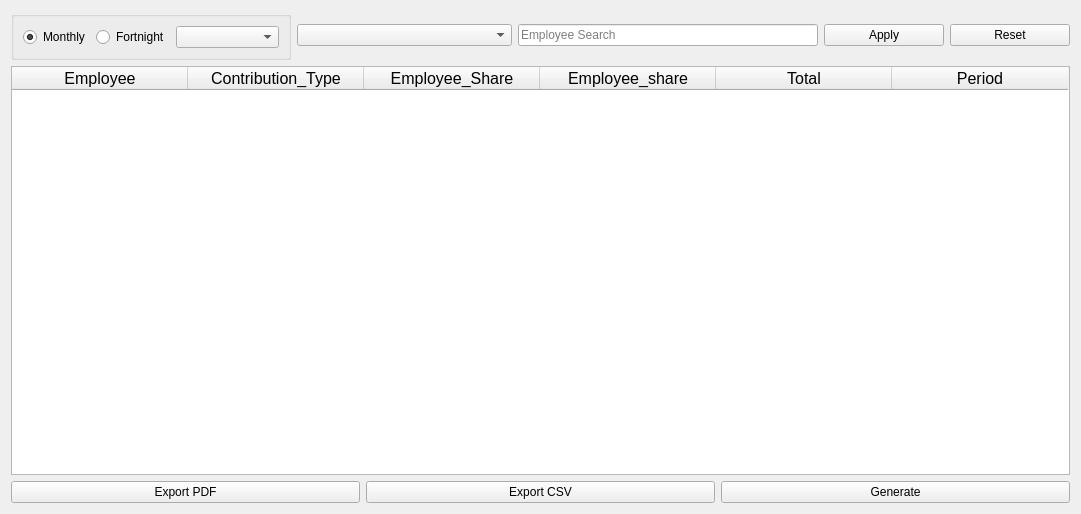
<?xml version="1.0" encoding="UTF-8"?>
<ui version="4.0">
 <class>GovernRemittanceWidget</class>
 <widget class="QWidget" name="GovernRemittanceWidget">
  <property name="geometry">
   <rect>
    <x>0</x>
    <y>0</y>
    <width>1081</width>
    <height>514</height>
   </rect>
  </property>
  <property name="sizePolicy">
   <sizepolicy hsizetype="Expanding" vsizetype="Expanding">
    <horstretch>0</horstretch>
    <verstretch>0</verstretch>
   </sizepolicy>
  </property>
  <property name="windowTitle">
   <string>Government Remittance</string>
  </property>
  <property name="layoutDirection">
   <enum>Qt::LeftToRight</enum>
  </property>
  <layout class="QVBoxLayout" name="verticalLayout_2">
   <item>
    <layout class="QVBoxLayout" name="verticalLayout">
     <item>
      <layout class="QHBoxLayout" name="TopLayout">
       <item>
        <widget class="QGroupBox" name="groupBox">
         <property name="title">
          <string/>
         </property>
         <layout class="QHBoxLayout" name="horizontalLayout">
          <item>
           <widget class="QRadioButton" name="radioButton_2">
            <property name="text">
             <string>Monthly</string>
            </property>
            <property name="checked">
             <bool>true</bool>
            </property>
           </widget>
          </item>
          <item>
           <widget class="QRadioButton" name="radioButton">
            <property name="text">
             <string>Fortnight</string>
            </property>
           </widget>
          </item>
          <item>
           <widget class="QComboBox" name="payrollPeriodFilter">
            <property name="placeholderText">
             <string>PayrollPeriod</string>
            </property>
           </widget>
          </item>
         </layout>
        </widget>
       </item>
       <item>
        <widget class="QComboBox" name="departmentFilter">
         <property name="placeholderText">
          <string>ContributionType</string>
         </property>
        </widget>
       </item>
       <item>
        <widget class="QLineEdit" name="employeeSearchFilter">
         <property name="maximumSize">
          <size>
           <width>300</width>
           <height>16777215</height>
          </size>
         </property>
         <property name="placeholderText">
          <string>Employee Search</string>
         </property>
        </widget>
       </item>
       <item>
        <widget class="QPushButton" name="applyButton">
         <property name="maximumSize">
          <size>
           <width>120</width>
           <height>16777215</height>
          </size>
         </property>
         <property name="text">
          <string>Apply</string>
         </property>
        </widget>
       </item>
       <item>
        <widget class="QPushButton" name="resetButton">
         <property name="maximumSize">
          <size>
           <width>120</width>
           <height>16777215</height>
          </size>
         </property>
         <property name="text">
          <string>Reset</string>
         </property>
        </widget>
       </item>
      </layout>
     </item>
     <item>
      <widget class="QTableWidget" name="tableWidget">
       <property name="sizePolicy">
        <sizepolicy hsizetype="Expanding" vsizetype="Expanding">
         <horstretch>0</horstretch>
         <verstretch>0</verstretch>
        </sizepolicy>
       </property>
       <property name="font">
        <font>
         <pointsize>12</pointsize>
        </font>
       </property>
       <property name="layoutDirection">
        <enum>Qt::LeftToRight</enum>
       </property>
       <property name="autoFillBackground">
        <bool>false</bool>
       </property>
       <property name="lineWidth">
        <number>0</number>
       </property>
       <attribute name="horizontalHeaderVisible">
        <bool>true</bool>
       </attribute>
       <attribute name="horizontalHeaderCascadingSectionResizes">
        <bool>false</bool>
       </attribute>
       <attribute name="horizontalHeaderDefaultSectionSize">
        <number>176</number>
       </attribute>
       <column>
        <property name="text">
         <string>Employee</string>
        </property>
        <property name="font">
         <font>
          <pointsize>12</pointsize>
         </font>
        </property>
       </column>
       <column>
        <property name="text">
         <string>Contribution_Type</string>
        </property>
        <property name="font">
         <font>
          <pointsize>12</pointsize>
         </font>
        </property>
       </column>
       <column>
        <property name="text">
         <string>Employee_Share</string>
        </property>
        <property name="font">
         <font>
          <pointsize>12</pointsize>
         </font>
        </property>
       </column>
       <column>
        <property name="text">
         <string>Employee_share</string>
        </property>
        <property name="font">
         <font>
          <pointsize>12</pointsize>
         </font>
        </property>
       </column>
       <column>
        <property name="text">
         <string>Total</string>
        </property>
        <property name="font">
         <font>
          <pointsize>12</pointsize>
         </font>
        </property>
       </column>
       <column>
        <property name="text">
         <string>Period</string>
        </property>
        <property name="font">
         <font>
          <pointsize>12</pointsize>
         </font>
        </property>
       </column>
      </widget>
     </item>
     <item>
      <layout class="QHBoxLayout" name="BottomLayout">
       <item>
        <widget class="QPushButton" name="exportPDFButton">
         <property name="text">
          <string>Export PDF</string>
         </property>
        </widget>
       </item>
       <item>
        <widget class="QPushButton" name="exportCSVButton">
         <property name="text">
          <string>Export CSV</string>
         </property>
        </widget>
       </item>
       <item>
        <widget class="QPushButton" name="refreshButton">
         <property name="text">
          <string>Generate</string>
         </property>
        </widget>
       </item>
      </layout>
     </item>
    </layout>
   </item>
  </layout>
 </widget>
 <resources/>
 <connections/>
</ui>
